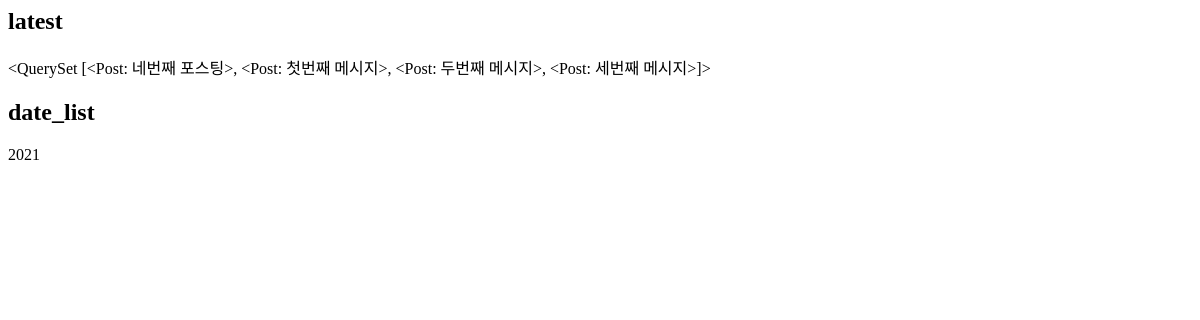
Before: /instagram/archive/ with the older database file.
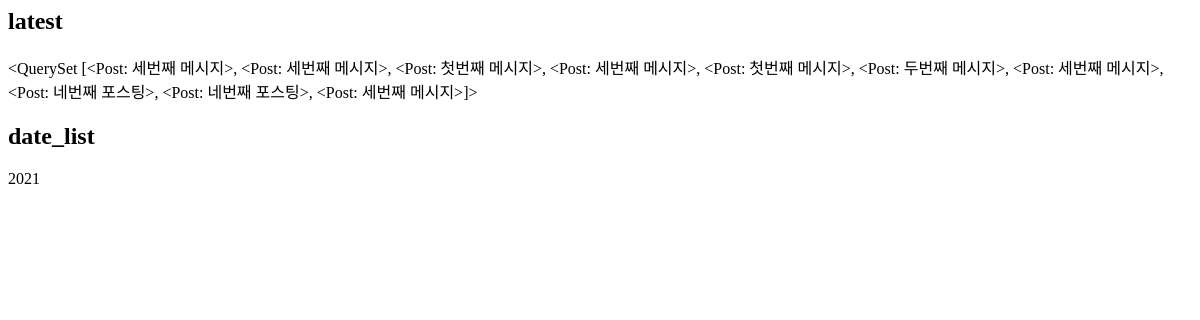
After: the same page with the newer database file.
### instagram/models.py (models this page shows, shortened)
class Post(models.Model):
    author = models.ForeignKey(settings.AUTH_USER_MODEL, on_delete=models.CASCADE)
    message = models.TextField(
        validators=[MinLengthValidator(10)]
    )
    photo = models.ImageField(blank=True, upload_to='instagram/post/%Y/%m/%d') # UseFillow # upload_to
    tag_set = models.ManyToManyField("Tag" , blank=True)
    is_public = models.BooleanField(default=False, verbose_name='공개여부')
    created_at = models.DateField(auto_now_add=True)
    updated_at = models.DateField(auto_now=True)
    def __str__(self):
        return self.message
    class Meta:
        ordering = ['-id']

### instagram/templates/instagram/post_archive.html
<h2>latest</h2>
{{ latest }}
<h2>date_list</h2>
{% for date in date_list %}
    {{ date.year }}
{% endfor %}

Changed rows visible on the page:
no longer on this page (row unchanged): Post: message.message "<QuerySet [<Post: 네번째 포스팅>, <Post: 첫번째 메시지>, <Post: 두번째 메시지>, <Post: 세번째 메시지>]>"
added Post: message.message "<QuerySet [<Post: 세번째 메시지>, <Post: 세번째 메시지>, <Post: 첫번째 메시지>, <Post: 세번째 메시지>, <Post: 첫번째 메시지>, <Post: 두번째 메시지>, <Post: 세번째 메시지>, <Post: 네번째 포스팅>, <Post: 네번째 포스팅>, <Post: 세번째 메시지>]>"
